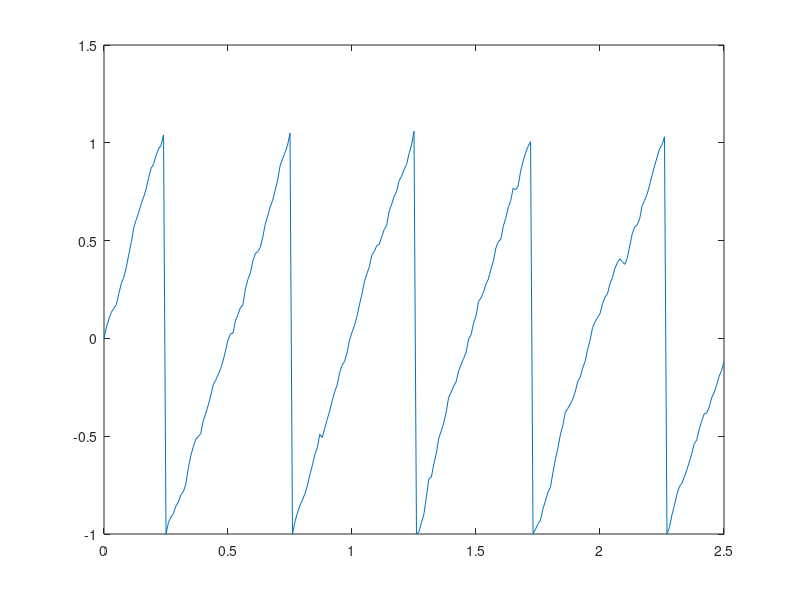

Here is the MATLAB script that generated this plot: (Note: this script raises an error after producing the figure.)
% Code Tested on Matlab R2021a 
% Second Part

%% Question 2.2, 2.3, 2.4
% Implement a noisy integrator and fire neuron
% dV/dt=Is+ε(t) where ε is Gaussian noise

close all
clear all

% Define the parameters

V_thresh=1; % membrane threshold
Rm=1;       % membrane resistance
tau=1;      % time constant
dt=0.01;    % timestep
E=0;        % resting potential
V_reset=-1; % membrane reset
Ie=4;       % current injected
V_0=0;      % initial membrane potential
t_stop=2.5; % max time of simualation, 2.5 unit of time


% Initialise the variables that will change with time

T= 0:dt:t_stop;             % define the time vector
V_hat = zeros(size(T));     % inizialise the membrane potential variable 
V_hat(1) = V_0;             % The first value of V_hat is equal to the initial membrane potential value
S=zeros(size(T));           % inizialise a spike array discretised with the same size as the time vector T
 

          for t=2:length(T) %we want to compute the next step as a function of the previous step
             if V_hat(t-1)<V_thresh %if membrane potential is lower than threshold, we follow the differential equation. As soon as it cross the threshold we have a spike
                epsilon = normrnd (0,0.5*Ie); %noise from a gaussian distribution with mean 0 and std=5
                V_hat(t)= V_hat(t-1)+(Ie+epsilon)*dt; %integrate with euler the differential equation
              else
                  V_hat(t)=V_reset; %neuron fire a spike and we reset to -1
                   S(t)=1; %store the spike fired at the particular timestep

                end
            end
            
            
%Find the spikes
n_spikes=find(S)*0.01;

%Plot the membrane potential as a function of time  
figure, plot(T,V_hat);  
xline([n_spikes],'-r','Linewidth',1) %draw a red vertical line for each spike
yline(V_thresh,'--m'); %draw an horizontal line for the threshold
yline(V_reset,'--c'); %draw an horizontal line for the membrane reset value
ylim([-1.5 1.5])  %change y-axis limit
text(0.28,1.07,'Threshold','Color','magenta','FontSize',12) %add line description
text(0.28,-1.07,'Reset','Color','cyan','FontSize',12) %add line description
xlabel('Time'); %add a x-axis label
ylabel('Membrane Potential'); %add a y-axis label
title('Noisy Integrate-Fire Neuron'); %add the tile

%Measure the ISI and CV (Question 2.4)

isi=diff(n_spikes); %calculate interspike interval
cv=std(isi)/mean(isi); %calculate the coefficient of variation, to quantify the variability

figure, histogram(isi); %Plot the ISI histogram 
xlim([0 1]) %define x-axis limit
xlabel('Interspike Interval'); %add x-label
ylabel('Frequency'); %add ylabel
text(0.75,3.5,['ISI = ' num2str(mean(isi))],'FontSize',12) %add ISI mean value on the plot
text(0.75,3.3,['CV = ' num2str(cv)],'FontSize',12) %add CV value on the plot
xline((2/Ie),'--r'); %plot with a red vertical dotted line the exact solution ISI=2/Ie


firing_rate= length(n_spikes)/max(T); %quantify the firing rate
disp(['The firing rate is ' num2str(firing_rate)]); %display the firing rate
disp(['The mean ISI is ' num2str(mean(isi))]); %display the mean ISI

    


%% Question 2.5, 2.6, 2.7, 2.8
% In the first trial the IF neuron receives Ie = 4 and in a second trial the neuron receives Ie = 4.2

close all
clear all

% Define the parameters

V_thresh=1; % membrane threshold
Rm=1;       % membrane resistance
tau=1;      % time constant
dt=0.01;    % timestep
E=0;        % resting potential
V_reset=-1; % membrane reset
Ie=[4, 4.2];% current injected in the two trials
V_0=0;      % initial membrane potential
t_stop=2.5; % max time of simualation, 2.5 unit of time


% Initialise the variables that will change with time

T= 0:dt:t_stop;   % define the time vector
n_trials=2;       % number of trials


    for i=1:n_trials  %Question 2.5, run two trials
        I=Ie(i);      % in the first trial I=4 and in the second trial I=4.2
        V_hat= zeros(size(T)); % inizialise the membrane potential variable 
        V_hat(1)=V_0;      % the first value of V_hat is equal to the initial membrane potential value
        S= zeros(size(T));  % inizialise the spike array
    
          for t=2:length(T) %we want to compute the next step as a function of the previous step
             if V_hat(t-1)<V_thresh %if membrane potential is lower than threshold, we follow the differential equation. However, as soon as it cross the threshold we have a spike
                epsilon = normrnd (0,0.5*I); %noise from a gaussian distribution
                V_hat(t)= V_hat(t-1)+(I+epsilon)*dt; %integrate with euler the differential equation
              else
                  V_hat(t)=V_reset; %neuron fire a spike and we reset to -1
                   S(t)=1; %store the spike at the particular time step

                end
            end
            
    V_hat_trials(i,:)=V_hat; %store the V_hat for each trial 
    N_spikes=find(S)*dt; %find the number of spikes
    firing_rates(i)= length(N_spikes)/T(end); 
    isi(i)={diff(find(S)*dt)}; %Question 2.5, store ISI for each trial in two arrays
    mean_isi(i)=mean(isi{i}); %Question 2.7, calculate the mean ISI for each trial
    std_isi(i)=std(isi{i}); % calculate std ISI for each trial
    cv(i)=std_isi/mean_isi; %calculate the coefficient of variation for each trial
%     varian(i)=var(isi{i}); %uncomment to calculate the variance of ISI
%     fano(i)=varian(i)/mean_isi(i); %uncomment to calculate the Fano Factor as variance(ISI)/mean(ISI)
    end
   
    
%Plot the membrane potentials of the two trials
figure, plot(T,V_hat_trials(1,:)), hold on, plot(T,V_hat_trials(2,:))  
ylim([-1.5 1.5]); %define x-axis limit
yline(V_thresh,'r--'); %draw an horizontal line for the membrane threshold value
yline(V_reset,'--c'); %draw an horizontal line for the membrane reset value
legend('Trial 1','Trial 2', 'Vthresh','Vreset')
title('IF Neuron with Noise')

%Question 2.6
%Plot the Interspike interval for the two trials in one plot 
figure()
subplot (2,1,1), histogram(isi{1}) %plot ISI for the first stimulus
xlim([0 1]);%define x-axis limit
ylabel('Frequency') %add y-axis label
title('First trial with Ie=4'); %add title
subplot (2,1,2), histogram(isi{2}) %plot ISI for the second stimulus stimulus
xlim([0 1]); %define x-axis limit
title('Second trial with Ie=4.2');%add title
xlabel('Interspike Interval'); %add x-axis label
ylabel('Frequency'); %add y-axis label



%% Question 2.9 and 2.10 - Run the same simulation for 2000 units of time
 
close all
clear all

% Define the unit-less parameters

V_thresh=1; % membrane threshold
Rm=1;       % membrane resistance
tau=1;      % time constant
dt=0.01;    % timestep
E=0;        % resting potential
V_reset=-1; % membrane reset
Ie=[4, 4.2];% current injected in the two trials
V_0=0;      % initial membrane potential
t_stop=2000; % max time of simualation, 2000 unit of time, question 2.9


% Initialise the variables that will change with time

T= 0:dt:t_stop;   % define the time vector
n_trials=2;       % number of trials


    for i=1:n_trials  %run two trials
        I=Ie(i);      % in the first trial I=4 and in the second trial I=4.2
        V_hat= zeros(size(T)); % inizialise the membrane potential variable 
        V_hat(1)=V_0;      % the first value of V_hat is equal to the initial membrane potential value
        S= zeros(size(T));  % inizialise the spike array
    
          for t=2:length(T) %we want to compute the next step as a function of the previous step
             if V_hat(t-1)<V_thresh %if membrane potential is lower than threshold, we follow the differential equation. However, as soon as it cross the threshold we have a spike
                epsilon = normrnd (0,0.5*I); %noise from a gaussian distribution
                V_hat(t)= V_hat(t-1)+(I+epsilon)*dt; %integrate with euler the differential equation
              else
                  V_hat(t)=V_reset; %neuron fire a spike and we reset to -1
                   S(t)=1; %store the spike at the particular time step

                end
            end
            
    V_hat_trials(i,:)=V_hat; %store the V_hat for each trial 
    N_spikes=find(S)*dt; %find the number of spikes
    firing_rates(i)= length(N_spikes)/T(end); 
    isi(i)={diff(find(S)*dt)}; % store ISI for each trial in two arrays
    mean_isi(i)=mean(isi{i}); % calculate the mean ISI for each trial
    std_isi(i)=std(isi{i}); % calculate std ISI for each trial
    cv(i)=std_isi/mean_isi; %calculate the coefficient of variation for each trial
%     varian(i)=var(isi{i}); %uncomment to calculate the variance of ISI
%     fano(i)=varian(i)/mean_isi(i); %uncomment to calculate the Fano Factor as variance(ISI)/mean(ISI)
    end
   
    
% %Plot the membrane potentials of the two trials
% figure, plot(T,V_hat_trials(1,:)), hold on, plot(T,V_hat_trials(2,:))  
% ylim([-1.5 1.5]); %define x-axis limit
% yline(V_thresh,'r--'); %draw an horizontal line for the membrane threshold value
% yline(V_reset,'--c'); %draw an horizontal line for the membrane reset value
% legend('Trial 1','Trial 2', 'Vthresh','Vreset')
% title('IF Neuron with Noise')


%Plot the Interspike interval for the two trials in one plot - Question 2.6
figure()
subplot (2,1,1), histogram(isi{1}) %plot ISI for the first stimulus
xlim([0 1]);%define x-axis limit
ylabel('Frequency') %add y-axis label
title('First trial with Ie=4'); %add title
subplot (2,1,2), histogram(isi{2}) %plot ISI for the second stimulus stimulus
xlim([0 1]); %define x-axis limit
title('Second trial with Ie=4.2');%add title
xlabel('Interspike Interval'); %add x-axis label
ylabel('Frequency'); %add y-axis label